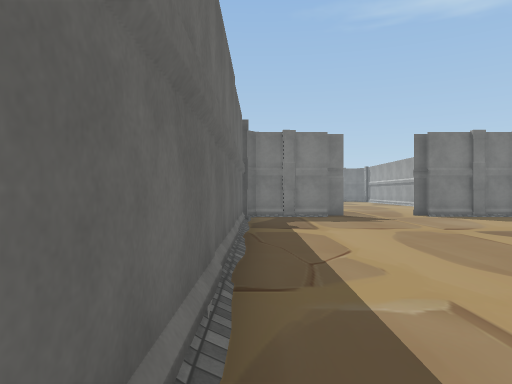
view 1 (above)

14 first-person views from a walk through a 3-D level made in the Unity game engine. The camera is 1.5 m above the floor, looks level and sees 70° across. The floor is counted in squares, 2 m on a side. Each view is taken from the middle of a square. On the plan, view 1 faces up. The plan holds only what a view shows up to about 11 squares ahead; the rest is blank. The player character is not drawn. Some surface patterns are stand-ins.

view 2
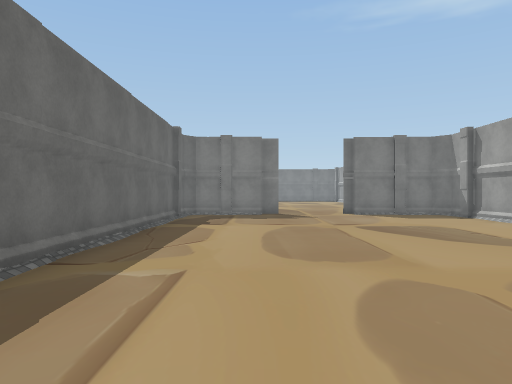

view 3
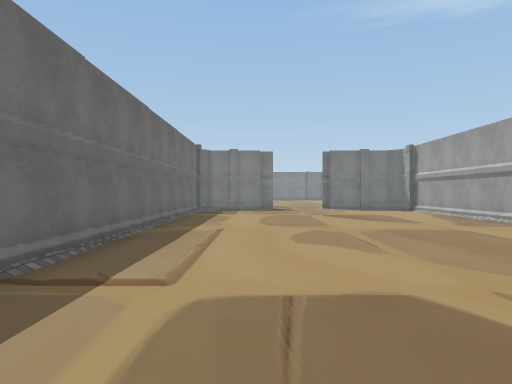

view 4
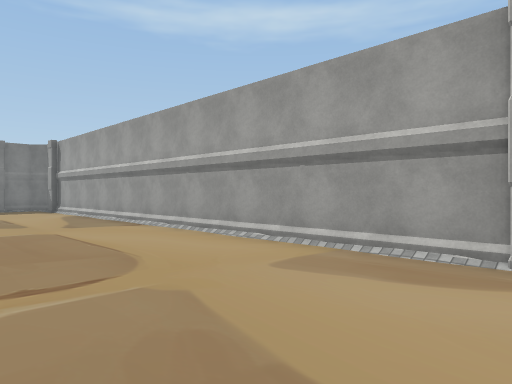

view 5
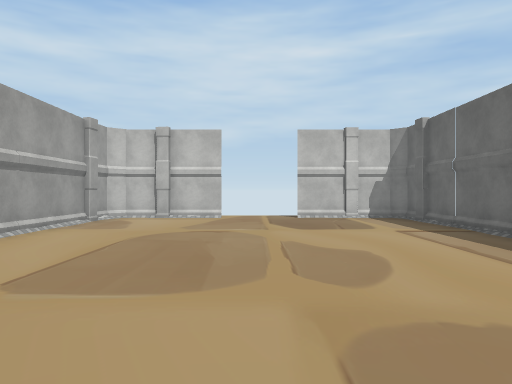

view 6
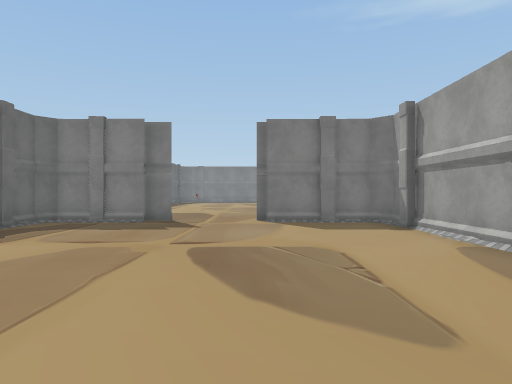

view 7
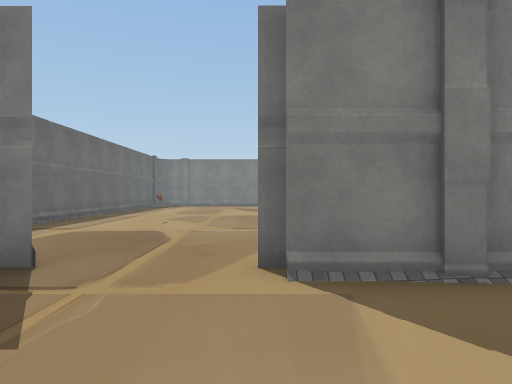

view 8
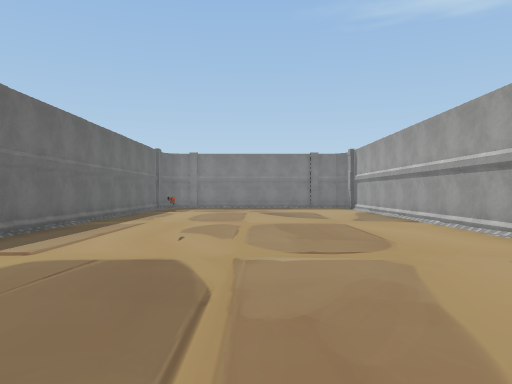

view 9
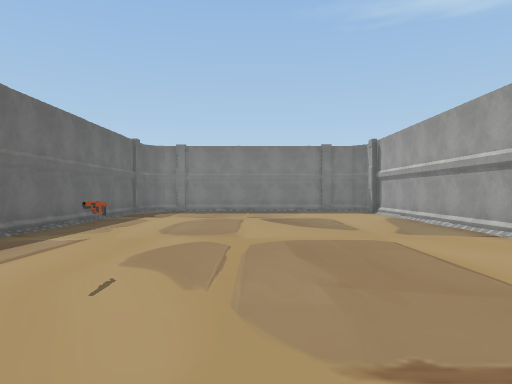

view 10
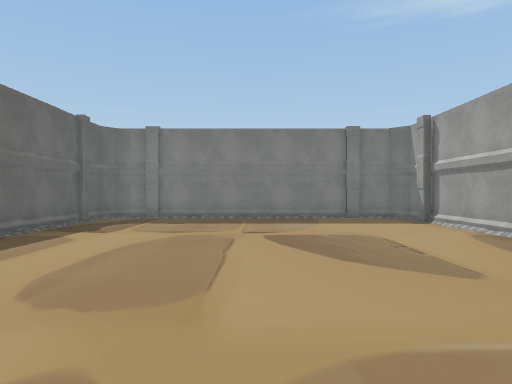

view 11
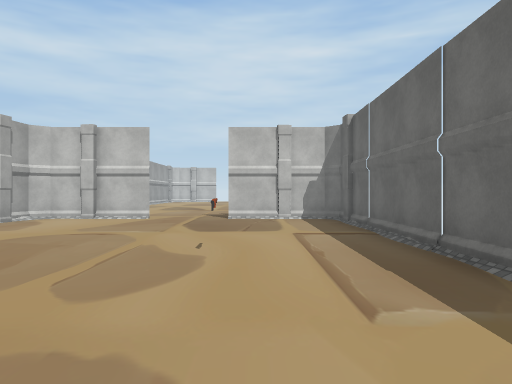

view 12
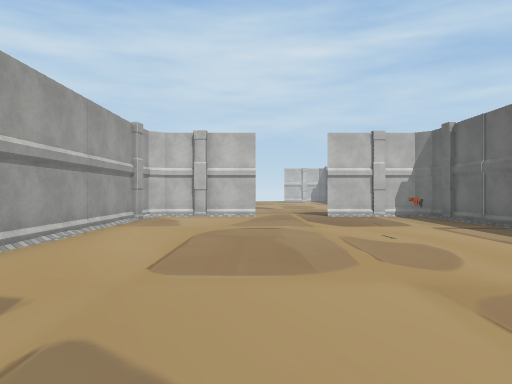

view 13
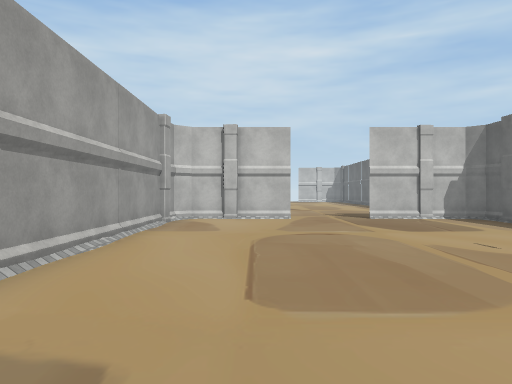

view 14
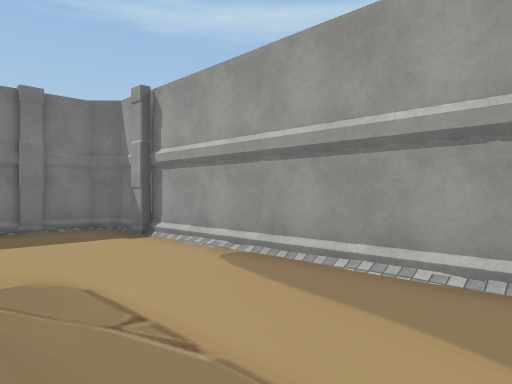

### Floor plan
Ten units are one square. View 1 is at (0, 0); x grows to the right and y downward. Boxes are objects, and circles mark ways between rooms. Rooms are numbered by the first view taken in them; rooms with no view inside come last. Other rooms are left out.
<svg viewBox="-9 -291 98 354">
<path fill="none" stroke="#000" d="M84 -67 83 -97M81 -95 81 -100M-2 42 -2 47M23 -112 0 -113 -3 -109 -4 54 0 58 29 58M84 43 84 -62M28 -116 21 -116M83 -107 79 -112 53 -112M50 58 65 58M65 56 70 56M69 58 78 58 82 54 83 49M83 -131 83 -271M-1 -273 -3 -116 28 -116M82 -127 82 -132M50 -116 66 -116M65 -118 70 -118M83 -276 83 -282 79 -286 0 -286 -4 -282M68 -116 78 -116 82 -120 83 -126M-1 -282 -1 -275M-3 -119 0 -116"/>
<rect x="25" y="-175" width="10" height="10" fill="#bbb"><title>other object</title></rect>
<circle cx="40" cy="-117" r="3" fill="#2a7"/>
<text x="40" y="-30">1</text>
<text x="40" y="-200">2</text>
</svg>
Room 1 opens to room 2.

Where each view was taken, in squares from view 1:
view 1: 0 up, 0 right, facing up
view 2: 1 down, 2 right, facing up
view 3: 5 down, 2 right, facing up
view 4: 5 down, 4 right, facing up-right
view 5: 5 up, 4 right, facing down
view 6: 2 up, 5 right, facing up
view 7: 8 up, 5 right, facing up
view 8: 11 up, 4 right, facing up
view 9: 14 up, 4 right, facing up
view 10: 18 up, 4 right, facing up
view 11: 22 up, 2 right, facing down
view 12: 23 up, 5 right, facing down
view 13: 22 up, 6 right, facing down
view 14: 21 up, 5 right, facing up-right
